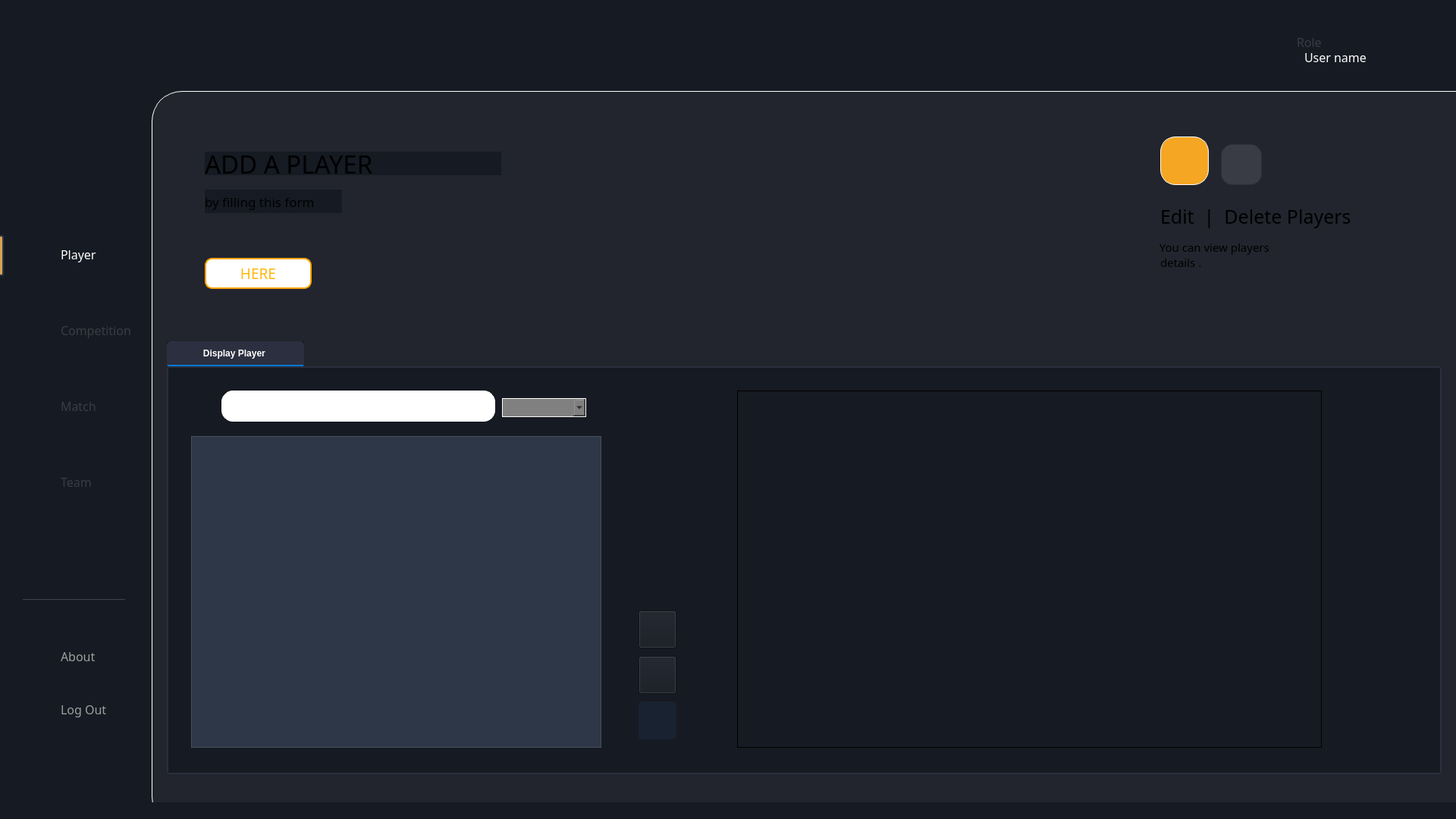
<?xml version="1.0" encoding="UTF-8"?>
<ui version="4.0">
 <class>MainWindow</class>
 <widget class="QMainWindow" name="MainWindow">
  <property name="geometry">
   <rect>
    <x>0</x>
    <y>0</y>
    <width>1920</width>
    <height>1080</height>
   </rect>
  </property>
  <property name="font">
   <font>
    <pointsize>10</pointsize>
   </font>
  </property>
  <property name="windowTitle">
   <string>MainWindow</string>
  </property>
  <property name="styleSheet">
   <string notr="true">background-color: #161A22;</string>
  </property>
  <widget class="QWidget" name="centralwidget">
   <widget class="QLabel" name="label_17">
    <property name="geometry">
     <rect>
      <x>1110</x>
      <y>40</y>
      <width>30</width>
      <height>30</height>
     </rect>
    </property>
    <property name="styleSheet">
     <string notr="true">background-color:transparent;</string>
    </property>
    <property name="text">
     <string/>
    </property>
    <property name="pixmap">
     <pixmap>../../../../../Pictures/proj QT/user.png</pixmap>
    </property>
    <property name="scaledContents">
     <bool>true</bool>
    </property>
   </widget>
   <widget class="QTabWidget" name="tabWidget">
    <property name="geometry">
     <rect>
      <x>220</x>
      <y>450</y>
      <width>1681</width>
      <height>571</height>
     </rect>
    </property>
    <property name="layoutDirection">
     <enum>Qt::LayoutDirection::LeftToRight</enum>
    </property>
    <property name="styleSheet">
     <string notr="true">QTabWidget::pane {
    border: 2px solid #2c2f3f;
    background: #1e1f29;
    border-radius: 5px;
}

QTabBar::tab {
    background: #1e1f29;
    color: #ffffff;
    padding: 8px 16px;
    border: 1px solid #2c2f3f;
    border-top-left-radius: 5px;
    border-top-right-radius: 5px;
}

QTabBar::tab:selected {
    background: #2c2f3f;
    color: #ffffff;
    font-weight: bold;
    border-bottom: 2px solid #0078d7;
}

QTabBar::tab:hover {
    background: #323546;
    color: #ffffff;
}

QTabBar::tab:!selected {
    margin-top: 2px;
}
</string>
    </property>
    <property name="currentIndex">
     <number>0</number>
    </property>
    <widget class="QWidget" name="tab_4">
     <attribute name="title">
      <string>          Display Player           </string>
     </attribute>
     <widget class="QPushButton" name="pushButton_3">
      <property name="geometry">
       <rect>
        <x>620</x>
        <y>320</y>
        <width>50</width>
        <height>50</height>
       </rect>
      </property>
      <property name="styleSheet">
       <string notr="true">/* Style for the Delete button */
QPushButton#pushButton_3 {
    background-color: #FF1414; /* Muted dark red */
    color: #E0E6ED; /* Light gray text */

}
QPushButton#pushButton_3:hover {
    background-color: #ff5d5d; /* Lighter red on hover */
}
QPushButton#pushButton_3:pressed {
    background-color: #6A3A3A; /* Darker red when pressed */
}
    border: 1px solid white; /* Subtle blue-gray border */
    border-radius: 1px;</string>
      </property>
      <property name="text">
       <string/>
      </property>
      <property name="icon">
       <iconset resource="image.qrc">
        <normaloff>:/img/deleteIcon.png</normaloff>:/img/deleteIcon.png</iconset>
      </property>
      <property name="iconSize">
       <size>
        <width>25</width>
        <height>25</height>
       </size>
      </property>
     </widget>
     <widget class="QPushButton" name="buttonModify">
      <property name="geometry">
       <rect>
        <x>620</x>
        <y>380</y>
        <width>50</width>
        <height>50</height>
       </rect>
      </property>
      <property name="styleSheet">
       <string notr="true">/* Style for the Modify button */
QPushButton#buttonModify {
    background-color:#D8A353 ; /* Green to match the accent */
    color: #1A2633; /* Dark blue text */

}
QPushButton#buttonModify:hover {
    background-color: #eeb35b; /* Darker green on hover */
}
QPushButton#buttonModify:pressed {
    background-color:#a37b3f ; /* Even darker green when pressed */
}
    border: 1px solid white; /* Subtle blue-gray border */
    border-radius: 1px;</string>
      </property>
      <property name="text">
       <string/>
      </property>
      <property name="icon">
       <iconset resource="image.qrc">
        <normaloff>:/img/editIcon.png</normaloff>:/img/editIcon.png</iconset>
      </property>
      <property name="iconSize">
       <size>
        <width>25</width>
        <height>25</height>
       </size>
      </property>
     </widget>
     <widget class="QTableWidget" name="tableWidget">
      <property name="geometry">
       <rect>
        <x>30</x>
        <y>90</y>
        <width>541</width>
        <height>411</height>
       </rect>
      </property>
      <property name="styleSheet">
       <string notr="true">/* Style for the tableWidget */
QTableWidget {
    background-color: #2D3748; /* Dark background matching the app */
    color: #FFFFFF; /* White text for readability */
    border: 1px solid #4A4E58; /* Subtle border matching button hover color */
    gridline-color: #4A4E58; /* Subtle grid lines */
}

/* Style for table items */
QTableWidget::item {
    border: 1px solid #4A4E58; /* Subtle cell borders */
    padding: 5px; /* Spacing inside cells */
}

/* Alternating row colors */
QTableWidget::item:nth-child(even) {
    background-color: #2D3748; /* Darker shade for even rows */
}

QTableWidget::item:nth-child(odd) {
    background-color: #394252; /* Slightly lighter shade for odd rows */
}

/* Hover effect for rows */
QTableWidget::item:hover {
    background-color: #4A4E58; /* Lighter shade on hover */
}

/* Style for the header */
QHeaderView::section {
    background-color: #F5A623; /* Accent color for header */
    color: #1A2633; /* Dark text for contrast */
    font-weight: bold; /* Bold header text */
    border: 1px solid #4A4E58; /* Border to match table */
    padding: 5px; /* Spacing inside header */
}

/* Remove selection background */
QTableWidget::item:selected {
    background-color: #4A4E58; /* Same as hover to avoid clashing */
    color: #FFFFFF; /* Keep text white */
}</string>
      </property>
     </widget>
     <widget class="QPushButton" name="buttonViewDetails">
      <property name="geometry">
       <rect>
        <x>620</x>
        <y>440</y>
        <width>50</width>
        <height>50</height>
       </rect>
      </property>
      <property name="styleSheet">
       <string notr="true">background-color: #192231;
border-radius: 5px ;</string>
      </property>
      <property name="text">
       <string/>
      </property>
      <property name="icon">
       <iconset resource="image.qrc">
        <normaloff>:/img/compType.png</normaloff>:/img/compType.png</iconset>
      </property>
      <property name="iconSize">
       <size>
        <width>25</width>
        <height>25</height>
       </size>
      </property>
     </widget>
     <widget class="QFrame" name="formFrame">
      <property name="geometry">
       <rect>
        <x>750</x>
        <y>30</y>
        <width>771</width>
        <height>471</height>
       </rect>
      </property>
      <property name="frameShape">
       <enum>QFrame::Shape::Box</enum>
      </property>
      <layout class="QFormLayout" name="formLayout"/>
     </widget>
     <widget class="QComboBox" name="comboBoxTri">
      <property name="geometry">
       <rect>
        <x>440</x>
        <y>40</y>
        <width>111</width>
        <height>25</height>
       </rect>
      </property>
      <property name="styleSheet">
       <string notr="true">background-color: grey;
    border: 1px solid white; /* Subtle blue-gray border */
    border-radius: 15px;
color : black;
</string>
      </property>
     </widget>
     <widget class="QLineEdit" name="lineEdit_10">
      <property name="geometry">
       <rect>
        <x>70</x>
        <y>30</y>
        <width>361</width>
        <height>41</height>
       </rect>
      </property>
      <property name="styleSheet">
       <string notr="true">background-color: rgb(255, 255, 255);
    border: 1px solid white; /* Subtle blue-gray border */
    border-radius: 15px;
color: rgb(24, 24, 24);
</string>
      </property>
     </widget>
     <widget class="QLabel" name="label_25">
      <property name="geometry">
       <rect>
        <x>40</x>
        <y>10</y>
        <width>44</width>
        <height>44</height>
       </rect>
      </property>
      <property name="styleSheet">
       <string notr="true">background-color: transparent;
</string>
      </property>
      <property name="text">
       <string/>
      </property>
      <property name="pixmap">
       <pixmap resource="image.qrc">:/img/search.png</pixmap>
      </property>
      <property name="scaledContents">
       <bool>true</bool>
      </property>
      <property name="indent">
       <number>-1</number>
      </property>
     </widget>
     <zorder>pushButton_3</zorder>
     <zorder>buttonModify</zorder>
     <zorder>tableWidget</zorder>
     <zorder>buttonViewDetails</zorder>
     <zorder>formFrame</zorder>
     <zorder>lineEdit_10</zorder>
     <zorder>comboBoxTri</zorder>
     <zorder>label_25</zorder>
    </widget>
   </widget>
   <widget class="QWidget" name="widget_2" native="true">
    <property name="geometry">
     <rect>
      <x>200</x>
      <y>120</y>
      <width>1851</width>
      <height>971</height>
     </rect>
    </property>
    <property name="styleSheet">
     <string notr="true">background-color: #22252D;
border-radius:40px;
border: 1px solid #FFFFFF; /* Subtle blue-gray border */
</string>
    </property>
   </widget>
   <widget class="QLabel" name="dashboard_4">
    <property name="geometry">
     <rect>
      <x>80</x>
      <y>620</y>
      <width>61</width>
      <height>31</height>
     </rect>
    </property>
    <property name="font">
     <font>
      <family>Franklin Gothic Book</family>
      <pointsize>12</pointsize>
      <bold>false</bold>
     </font>
    </property>
    <property name="styleSheet">
     <string notr="true">background-color: transparent;
color:#393C44;</string>
    </property>
    <property name="text">
     <string>Team</string>
    </property>
   </widget>
   <widget class="QLabel" name="label_3">
    <property name="geometry">
     <rect>
      <x>30</x>
      <y>320</y>
      <width>35</width>
      <height>35</height>
     </rect>
    </property>
    <property name="styleSheet">
     <string notr="true">background-color: transparent;</string>
    </property>
    <property name="text">
     <string/>
    </property>
    <property name="pixmap">
     <pixmap resource="image.qrc">:/img/Group 1.png</pixmap>
    </property>
    <property name="scaledContents">
     <bool>true</bool>
    </property>
   </widget>
   <widget class="QLabel" name="label_15">
    <property name="geometry">
     <rect>
      <x>30</x>
      <y>520</y>
      <width>34</width>
      <height>32</height>
     </rect>
    </property>
    <property name="styleSheet">
     <string notr="true">background-color: transparent;</string>
    </property>
    <property name="text">
     <string/>
    </property>
    <property name="pixmap">
     <pixmap resource="image.qrc">:/img/Group 3.png</pixmap>
    </property>
    <property name="scaledContents">
     <bool>true</bool>
    </property>
   </widget>
   <widget class="QLabel" name="dashboard_3">
    <property name="geometry">
     <rect>
      <x>80</x>
      <y>520</y>
      <width>71</width>
      <height>31</height>
     </rect>
    </property>
    <property name="font">
     <font>
      <family>Franklin Gothic Book</family>
      <pointsize>12</pointsize>
     </font>
    </property>
    <property name="styleSheet">
     <string notr="true">background-color: transparent;
color:#393C44;</string>
    </property>
    <property name="text">
     <string>Match</string>
    </property>
   </widget>
   <widget class="QLabel" name="dashboard_2">
    <property name="geometry">
     <rect>
      <x>80</x>
      <y>320</y>
      <width>71</width>
      <height>31</height>
     </rect>
    </property>
    <property name="font">
     <font>
      <family>Franklin Gothic Book</family>
      <pointsize>12</pointsize>
     </font>
    </property>
    <property name="styleSheet">
     <string notr="true">background-color: transparent;
color:white;</string>
    </property>
    <property name="text">
     <string>Player</string>
    </property>
   </widget>
   <widget class="QLabel" name="dashboard_7">
    <property name="geometry">
     <rect>
      <x>80</x>
      <y>420</y>
      <width>131</width>
      <height>31</height>
     </rect>
    </property>
    <property name="font">
     <font>
      <family>Franklin Gothic Book</family>
      <pointsize>12</pointsize>
     </font>
    </property>
    <property name="styleSheet">
     <string notr="true">background-color: transparent;
color:#393C44;</string>
    </property>
    <property name="text">
     <string>Competition</string>
    </property>
   </widget>
   <widget class="QLabel" name="label_6">
    <property name="geometry">
     <rect>
      <x>30</x>
      <y>620</y>
      <width>28</width>
      <height>29</height>
     </rect>
    </property>
    <property name="styleSheet">
     <string notr="true">background-color: transparent;</string>
    </property>
    <property name="text">
     <string/>
    </property>
    <property name="pixmap">
     <pixmap resource="image.qrc">:/img/Group 2.png</pixmap>
    </property>
    <property name="scaledContents">
     <bool>true</bool>
    </property>
   </widget>
   <widget class="Line" name="line_2">
    <property name="geometry">
     <rect>
      <x>-10</x>
      <y>310</y>
      <width>15</width>
      <height>54</height>
     </rect>
    </property>
    <property name="styleSheet">
     <string notr="true">QFrame#line_2 {
    background-color: #D8A353; /* Match the exact background color */
    border: 2px solid #2D3748; /* Darker border to contrast with background */
    border-radius: 3px;
}</string>
    </property>
    <property name="orientation">
     <enum>Qt::Orientation::Vertical</enum>
    </property>
   </widget>
   <widget class="QLabel" name="label">
    <property name="geometry">
     <rect>
      <x>50</x>
      <y>30</y>
      <width>85</width>
      <height>85</height>
     </rect>
    </property>
    <property name="text">
     <string/>
    </property>
    <property name="pixmap">
     <pixmap resource="image.qrc">:/img/logo football.png</pixmap>
    </property>
    <property name="scaledContents">
     <bool>true</bool>
    </property>
   </widget>
   <widget class="QLabel" name="label_5">
    <property name="geometry">
     <rect>
      <x>30</x>
      <y>420</y>
      <width>27</width>
      <height>27</height>
     </rect>
    </property>
    <property name="styleSheet">
     <string notr="true">background-color: transparent;</string>
    </property>
    <property name="text">
     <string/>
    </property>
    <property name="pixmap">
     <pixmap resource="image.qrc">:/img/Vector.png</pixmap>
    </property>
    <property name="scaledContents">
     <bool>true</bool>
    </property>
   </widget>
   <widget class="QLabel" name="label_4">
    <property name="geometry">
     <rect>
      <x>220</x>
      <y>10</y>
      <width>1200</width>
      <height>521</height>
     </rect>
    </property>
    <property name="styleSheet">
     <string notr="true">background-color:transparent;</string>
    </property>
    <property name="text">
     <string/>
    </property>
    <property name="pixmap">
     <pixmap resource="image.qrc">:/img/addPIC.png</pixmap>
    </property>
    <property name="scaledContents">
     <bool>true</bool>
    </property>
   </widget>
   <widget class="QLabel" name="label_16">
    <property name="geometry">
     <rect>
      <x>660</x>
      <y>66</y>
      <width>480</width>
      <height>381</height>
     </rect>
    </property>
    <property name="styleSheet">
     <string notr="true">background-color:transparent;</string>
    </property>
    <property name="text">
     <string/>
    </property>
    <property name="pixmap">
     <pixmap resource="image.qrc">:/img/hannibal.png</pixmap>
    </property>
    <property name="scaledContents">
     <bool>true</bool>
    </property>
   </widget>
   <widget class="QLabel" name="label_18">
    <property name="geometry">
     <rect>
      <x>270</x>
      <y>200</y>
      <width>391</width>
      <height>31</height>
     </rect>
    </property>
    <property name="font">
     <font>
      <family>Speedo</family>
      <pointsize>25</pointsize>
      <bold>false</bold>
     </font>
    </property>
    <property name="text">
     <string>ADD A PLAYER</string>
    </property>
   </widget>
   <widget class="QLabel" name="label_20">
    <property name="geometry">
     <rect>
      <x>270</x>
      <y>250</y>
      <width>181</width>
      <height>31</height>
     </rect>
    </property>
    <property name="font">
     <font>
      <family>Arial Nova</family>
      <pointsize>13</pointsize>
      <bold>false</bold>
     </font>
    </property>
    <property name="text">
     <string>by filling this form</string>
    </property>
   </widget>
   <widget class="QPushButton" name="pushButton_2">
    <property name="geometry">
     <rect>
      <x>270</x>
      <y>340</y>
      <width>141</width>
      <height>41</height>
     </rect>
    </property>
    <property name="font">
     <font>
      <family>HP Simplified Jpan</family>
      <pointsize>14</pointsize>
     </font>
    </property>
    <property name="styleSheet">
     <string notr="true">
QPushButton#pushButton_2 {
border: 2px solid orange; /* Subtle white border */
border-radius: 10px;
background-color: rgb(255, 255, 255);
color: rgb(255, 184, 19);
}
QPushButton#pushButton_2:hover {
    background-color: #ebebeb; /* Lighter shade on hover */

}

QPushButton#pushButton_2:pressed {
    background-color: #ffe9c6; /* Darker shade when pressed */

}</string>
    </property>
    <property name="text">
     <string>HERE</string>
    </property>
   </widget>
   <widget class="Line" name="line">
    <property name="geometry">
     <rect>
      <x>30</x>
      <y>790</y>
      <width>135</width>
      <height>1</height>
     </rect>
    </property>
    <property name="styleSheet">
     <string notr="true">background-color: #393C44;</string>
    </property>
    <property name="orientation">
     <enum>Qt::Orientation::Horizontal</enum>
    </property>
   </widget>
   <widget class="QLabel" name="dashboard_5">
    <property name="geometry">
     <rect>
      <x>80</x>
      <y>850</y>
      <width>71</width>
      <height>31</height>
     </rect>
    </property>
    <property name="font">
     <font>
      <family>Franklin Gothic Book</family>
      <pointsize>12</pointsize>
     </font>
    </property>
    <property name="styleSheet">
     <string notr="true">background-color: transparent;
color: rgb(158, 158, 158);</string>
    </property>
    <property name="text">
     <string>About</string>
    </property>
   </widget>
   <widget class="QLabel" name="dashboard_6">
    <property name="geometry">
     <rect>
      <x>80</x>
      <y>920</y>
      <width>71</width>
      <height>31</height>
     </rect>
    </property>
    <property name="font">
     <font>
      <family>Franklin Gothic Book</family>
      <pointsize>12</pointsize>
     </font>
    </property>
    <property name="styleSheet">
     <string notr="true">background-color: transparent;
color: rgb(158, 158, 158);</string>
    </property>
    <property name="text">
     <string>Log Out</string>
    </property>
   </widget>
   <widget class="QLabel" name="label_19">
    <property name="geometry">
     <rect>
      <x>30</x>
      <y>920</y>
      <width>28</width>
      <height>29</height>
     </rect>
    </property>
    <property name="styleSheet">
     <string notr="true">background-color: transparent;</string>
    </property>
    <property name="text">
     <string/>
    </property>
    <property name="pixmap">
     <pixmap resource="image.qrc">:/img/logout.png</pixmap>
    </property>
    <property name="scaledContents">
     <bool>true</bool>
    </property>
   </widget>
   <widget class="QLabel" name="label_21">
    <property name="geometry">
     <rect>
      <x>30</x>
      <y>850</y>
      <width>28</width>
      <height>29</height>
     </rect>
    </property>
    <property name="styleSheet">
     <string notr="true">background-color: transparent;</string>
    </property>
    <property name="text">
     <string/>
    </property>
    <property name="pixmap">
     <pixmap>:/img/language.png</pixmap>
    </property>
    <property name="scaledContents">
     <bool>true</bool>
    </property>
   </widget>
   <widget class="QLabel" name="label_22">
    <property name="geometry">
     <rect>
      <x>1800</x>
      <y>30</y>
      <width>60</width>
      <height>60</height>
     </rect>
    </property>
    <property name="styleSheet">
     <string notr="true">background-color: transparent;</string>
    </property>
    <property name="text">
     <string/>
    </property>
    <property name="pixmap">
     <pixmap resource="image.qrc">:/img/Layer 2.png</pixmap>
    </property>
    <property name="scaledContents">
     <bool>true</bool>
    </property>
   </widget>
   <widget class="QLabel" name="dashboard_8">
    <property name="geometry">
     <rect>
      <x>1710</x>
      <y>40</y>
      <width>71</width>
      <height>31</height>
     </rect>
    </property>
    <property name="font">
     <font>
      <family>Franklin Gothic Book</family>
      <pointsize>12</pointsize>
     </font>
    </property>
    <property name="styleSheet">
     <string notr="true">background-color: transparent;
color:#393C44;</string>
    </property>
    <property name="text">
     <string>Role</string>
    </property>
   </widget>
   <widget class="QLabel" name="dashboard_9">
    <property name="geometry">
     <rect>
      <x>1720</x>
      <y>60</y>
      <width>81</width>
      <height>31</height>
     </rect>
    </property>
    <property name="font">
     <font>
      <family>Franklin Gothic Book</family>
      <pointsize>12</pointsize>
      <bold>false</bold>
     </font>
    </property>
    <property name="styleSheet">
     <string notr="true">background-color: transparent;
color:white;</string>
    </property>
    <property name="text">
     <string>User name</string>
    </property>
   </widget>
   <widget class="QLabel" name="label_23">
    <property name="geometry">
     <rect>
      <x>1870</x>
      <y>60</y>
      <width>16</width>
      <height>10</height>
     </rect>
    </property>
    <property name="styleSheet">
     <string notr="true">background-color: transparent;</string>
    </property>
    <property name="text">
     <string/>
    </property>
    <property name="pixmap">
     <pixmap resource="image.qrc">:/img/Vectorrrr.png</pixmap>
    </property>
    <property name="scaledContents">
     <bool>true</bool>
    </property>
   </widget>
   <widget class="QLabel" name="label_24">
    <property name="geometry">
     <rect>
      <x>1510</x>
      <y>140</y>
      <width>391</width>
      <height>325</height>
     </rect>
    </property>
    <property name="styleSheet">
     <string notr="true">background-color:transparent;</string>
    </property>
    <property name="text">
     <string/>
    </property>
    <property name="pixmap">
     <pixmap resource="image.qrc">:/img/rectDD.png</pixmap>
    </property>
    <property name="scaledContents">
     <bool>true</bool>
    </property>
   </widget>
   <widget class="QPushButton" name="pushButton_4">
    <property name="geometry">
     <rect>
      <x>1530</x>
      <y>180</y>
      <width>64</width>
      <height>64</height>
     </rect>
    </property>
    <property name="styleSheet">
     <string notr="true">/* Style for the pushButton_4 */
QPushButton#pushButton_4 {
    background-color: #F5A623; /* Original background color */
    color: #1A2633; /* Dark blue text */
    border: 1px solid white; /* Subtle white border */
    border-radius: 20px;
    min-width: 62px;
    min-height: 62px;
    
}

QPushButton#pushButton_4:hover {
    background-color: #ffdba2; /* Lighter shade on hover */
    min-width: 70px; /* Slight size increase */
    min-height: 70px;
    
}

QPushButton#pushButton_4:pressed {
    background-color: #d68f1e; /* Darker shade when pressed */
    min-width: 62px; /* Original size */
    min-height: 62px;
   
}</string>
    </property>
    <property name="text">
     <string/>
    </property>
    <property name="icon">
     <iconset resource="image.qrc">
      <normaloff>:/img/pencil.png</normaloff>:/img/pencil.png</iconset>
    </property>
    <property name="iconSize">
     <size>
      <width>42</width>
      <height>42</height>
     </size>
    </property>
   </widget>
   <widget class="QPushButton" name="pushButton_5">
    <property name="geometry">
     <rect>
      <x>1610</x>
      <y>190</y>
      <width>54</width>
      <height>54</height>
     </rect>
    </property>
    <property name="styleSheet">
     <string notr="true">/* Style for the pushButton_5 */
QPushButton#pushButton_5 {
    background-color: #393C44; /* Original background color */
    color: #FFFFFF; /* White text for contrast */
    border: 1px solid #2c2f35; /* Subtle white border */
    border-radius: 15px;
    min-width: 52px;
    min-height: 52px;
   
}

QPushButton#pushButton_5:hover {
    background-color: #4A4E58; /* Lighter shade on hover */
    min-width: 60px; /* Slight size increase */
    min-height: 60px;
    
}

QPushButton#pushButton_5:pressed {
    background-color: #2D3037; /* Darker shade when pressed */
    min-width: 52px; /* Original size */
    min-height: 52px;
    
}</string>
    </property>
    <property name="text">
     <string/>
    </property>
    <property name="icon">
     <iconset resource="image.qrc">
      <normaloff>:/img/delete.png</normaloff>:/img/delete.png</iconset>
    </property>
    <property name="iconSize">
     <size>
      <width>27</width>
      <height>27</height>
     </size>
    </property>
   </widget>
   <widget class="QLabel" name="label_26">
    <property name="geometry">
     <rect>
      <x>1530</x>
      <y>270</y>
      <width>531</width>
      <height>31</height>
     </rect>
    </property>
    <property name="font">
     <font>
      <family>Impact</family>
      <pointsize>19</pointsize>
      <bold>false</bold>
     </font>
    </property>
    <property name="styleSheet">
     <string notr="true">background-color: transparent;</string>
    </property>
    <property name="text">
     <string>Edit  |  Delete Players</string>
    </property>
   </widget>
   <widget class="QLabel" name="label_27">
    <property name="geometry">
     <rect>
      <x>1525</x>
      <y>310</y>
      <width>331</width>
      <height>31</height>
     </rect>
    </property>
    <property name="font">
     <font>
      <family>Arial Nova</family>
      <pointsize>11</pointsize>
      <bold>false</bold>
     </font>
    </property>
    <property name="styleSheet">
     <string notr="true">background-color: transparent;</string>
    </property>
    <property name="text">
     <string> You can view players</string>
    </property>
   </widget>
   <widget class="QLabel" name="label_28">
    <property name="geometry">
     <rect>
      <x>1530</x>
      <y>330</y>
      <width>331</width>
      <height>31</height>
     </rect>
    </property>
    <property name="font">
     <font>
      <family>Arial Nova</family>
      <pointsize>11</pointsize>
      <bold>false</bold>
     </font>
    </property>
    <property name="styleSheet">
     <string notr="true">background-color: transparent;</string>
    </property>
    <property name="text">
     <string>details .</string>
    </property>
   </widget>
   <zorder>label_17</zorder>
   <zorder>widget_2</zorder>
   <zorder>dashboard_4</zorder>
   <zorder>label_3</zorder>
   <zorder>label_15</zorder>
   <zorder>dashboard_3</zorder>
   <zorder>dashboard_2</zorder>
   <zorder>dashboard_7</zorder>
   <zorder>label_6</zorder>
   <zorder>line_2</zorder>
   <zorder>label</zorder>
   <zorder>label_5</zorder>
   <zorder>label_4</zorder>
   <zorder>label_16</zorder>
   <zorder>label_18</zorder>
   <zorder>label_20</zorder>
   <zorder>pushButton_2</zorder>
   <zorder>tabWidget</zorder>
   <zorder>line</zorder>
   <zorder>dashboard_5</zorder>
   <zorder>dashboard_6</zorder>
   <zorder>label_19</zorder>
   <zorder>label_21</zorder>
   <zorder>label_22</zorder>
   <zorder>dashboard_8</zorder>
   <zorder>dashboard_9</zorder>
   <zorder>label_23</zorder>
   <zorder>label_24</zorder>
   <zorder>pushButton_4</zorder>
   <zorder>pushButton_5</zorder>
   <zorder>label_26</zorder>
   <zorder>label_27</zorder>
   <zorder>label_28</zorder>
  </widget>
  <widget class="QStatusBar" name="statusbar"/>
 </widget>
 <resources>
  <include location="image.qrc"/>
 </resources>
 <connections/>
</ui>
